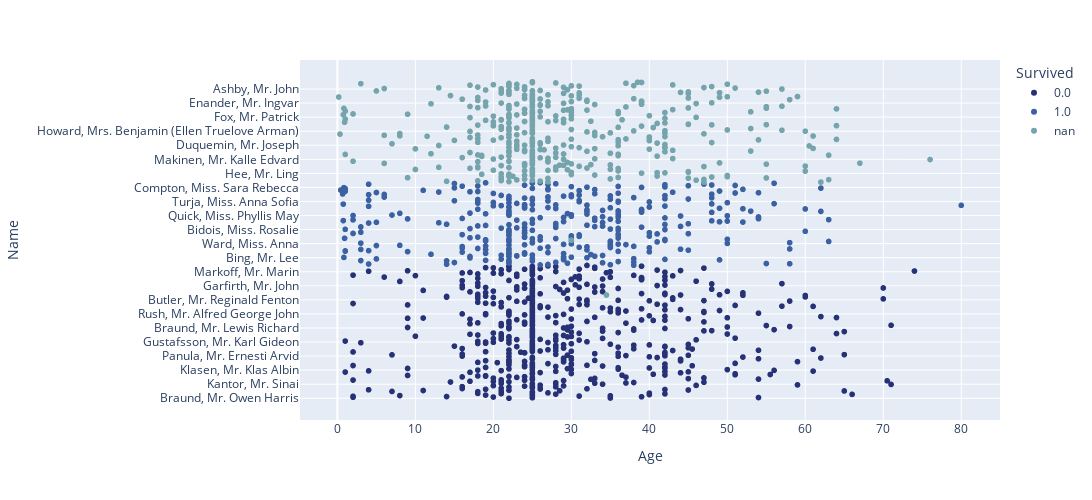

Write notebook code for a chart like this one.
### Code cell
dfplt = df.copy(deep=True)
dfplt["Survived"] = dfplt["Survived"].astype(str)
fig = px.scatter(dfplt, x="Age", y="Name", color = "Survived", size_max=6,
                 width=1200, height=500,color_discrete_sequence=cm)
fig.show()

### Figure 1 — Plotly figure (JSON) as saved in the notebook; plotly's stock layout.template omitted (floating-point values rounded to 4 significant figures; data arrays with more than 128 entries replaced by an {"elided": "..."} marker saying what was removed)
{"data": [{"hovertemplate": "Survived=0.0<br>Age=%{x}<br>Name=%{y}<extra></extra>", "legendgroup": "0.0", "marker": {"color": "#273176", "symbol": "circle"}, "mode": "markers", "name": "0.0", "showlegend": true, "type": "scattergl", "x": {"elided": "549 float values"}, "xaxis": "x", "y": {"elided": "549 str values"}, "yaxis": "y"}, {"hovertemplate": "Survived=1.0<br>Age=%{x}<br>Name=%{y}<extra></extra>", "legendgroup": "1.0", "marker": {"color": "#3B61A3", "symbol": "circle"}, "mode": "markers", "name": "1.0", "showlegend": true, "type": "scattergl", "x": {"elided": "342 float values"}, "xaxis": "x", "y": {"elided": "342 str values"}, "yaxis": "y"}, {"hovertemplate": "Survived=nan<br>Age=%{x}<br>Name=%{y}<extra></extra>", "legendgroup": "nan", "marker": {"color": "#76A4AC", "symbol": "circle"}, "mode": "markers", "name": "nan", "showlegend": true, "type": "scattergl", "x": {"elided": "418 float values"}, "xaxis": "x", "y": {"elided": "418 str values"}, "yaxis": "y"}], "layout": {"height": 500, "legend": {"title": {"text": "Survived"}, "tracegroupgap": 0}, "margin": {"t": 60}, "width": 1200, "xaxis": {"anchor": "y", "domain": [0, 1], "title": {"text": "Age"}}, "yaxis": {"anchor": "x", "domain": [0, 1], "title": {"text": "Name"}}}}
